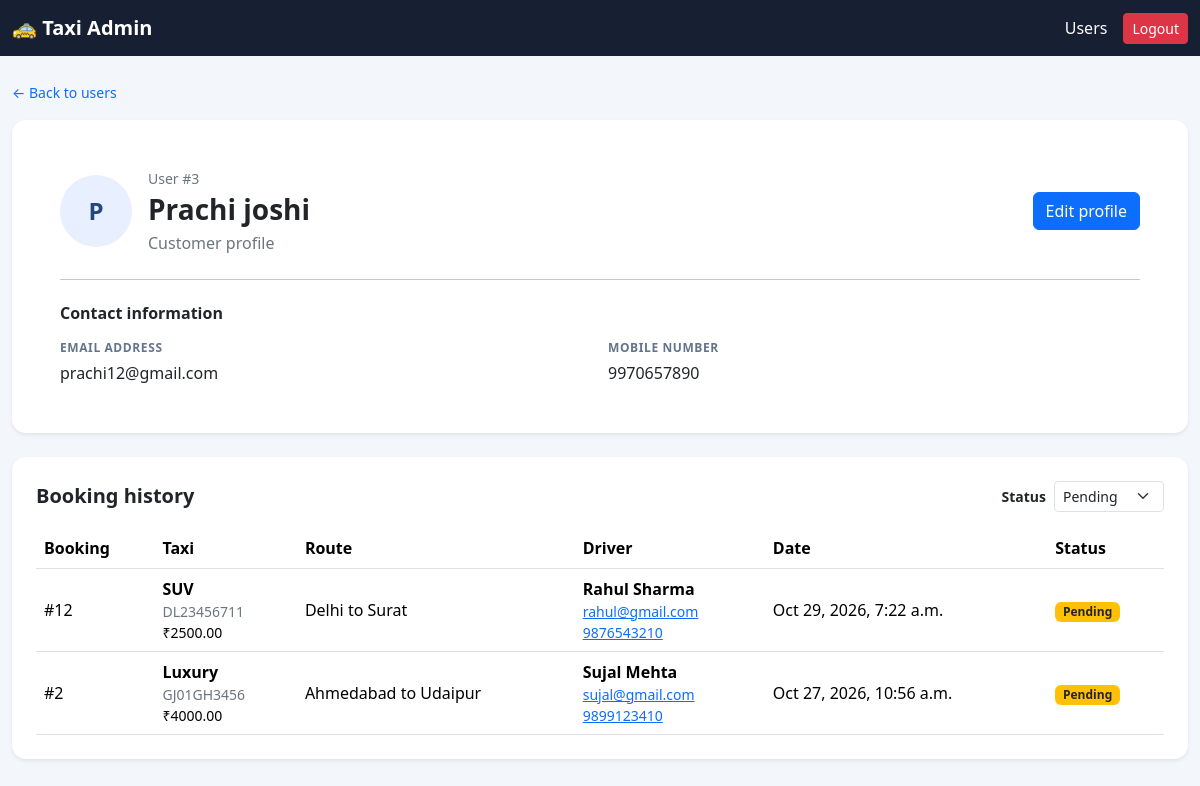
The page /users/3/ (signed in) on the database as committed earlier.
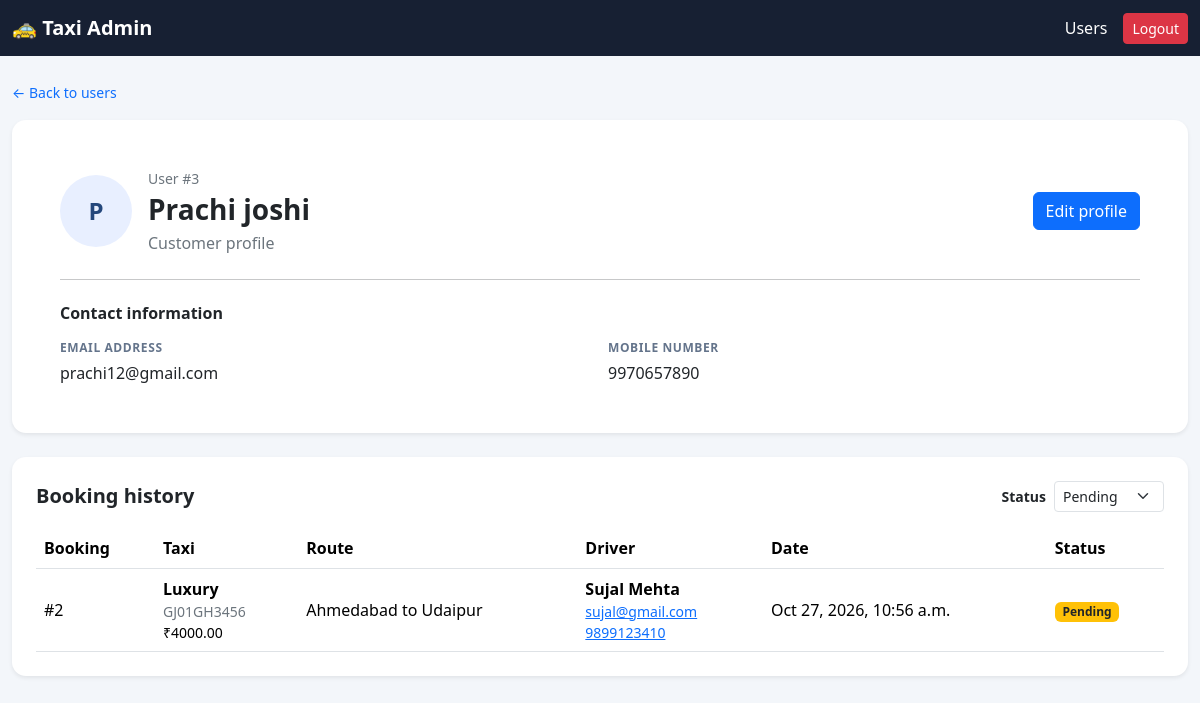
The same page on the database as committed later.
### core/models.py (models this page shows, shortened)
class Booking(models.Model):
    STATUS_CHOICES = [
        ('Pending', 'Pending'),
        ('Approved', 'Approved'),
        ('Rejected', 'Rejected'),
        ('Cancelled', 'Cancelled'),
    ]
    user = models.ForeignKey(
        'core.User',
        on_delete=models.CASCADE,
        related_name='bookings'
    )
    taxi = models.ForeignKey(
        'core.Taxi',
        on_delete=models.CASCADE,
        related_name='bookings'
    )
    date = models.DateTimeField(auto_now_add=True)
    status = models.CharField(
        max_length=20,
        choices=STATUS_CHOICES,
        default='Pending'
    )

class Taxi(models.Model):
    number = models.CharField(max_length=20, unique=True)
    type = models.CharField(max_length=50)
    source = models.CharField(max_length=100)
    destination = models.CharField(max_length=100)
    price = models.DecimalField(max_digits=10, decimal_places=2)
    availability = models.BooleanField(default=True)
    driver = models.ForeignKey(
        Driver,
        on_delete=models.CASCADE,
        related_name='taxis',
    )

class Driver(models.Model):
    name = models.CharField(max_length=100)
    email = models.EmailField(unique=True)
    license_number = models.CharField(
        max_length=50,
        unique=True
    )
    mobile = models.CharField(max_length=15)
    taxi_number = models.CharField(max_length=20, blank=True)
    password = models.CharField(max_length=128)

### core/views.py (the view)
# urls.py: path('users/<int:user_id>/', views.admin_user_detail, name='admin_user_detail'),
@user_passes_test(lambda user: user.is_authenticated and user.is_staff,
                  login_url='admin_login')
def admin_user_detail(request, user_id):
    user = get_object_or_404(User, pk=user_id)
    bookings = user.bookings.select_related(
        'taxi',
        'taxi__driver',
    ).order_by('-date')
    status_filter = request.GET.get('status', 'Pending')
    if status_filter != 'all':
        if status_filter not in dict(Booking.STATUS_CHOICES):
            status_filter = 'Pending'
        bookings = bookings.filter(status=status_filter)
    return render(
        request,
        'core/admin_user_detail.html',
        {
            'user_record': user,
            'bookings': bookings,
            'status_filter': status_filter,
            'booking_statuses': Booking.STATUS_CHOICES,
        },
    )

### core/templates/core/admin_user_detail.html (shortened to what the changed rows need)
<!DOCTYPE html>
<html lang="en">
<head>
    <link href="https://cdn.jsdelivr.net/npm/bootstrap@5.3.3/dist/css/bootstrap.min.css"
          rel="stylesheet">
</head>
<body>
<main class="container-xxl py-4">
    <section class="card profile-card shadow-sm mt-3">
        <div class="card-body p-4 p-md-5">
            <header class="d-flex flex-wrap align-items-center gap-3 mb-4">
                <div>
                    <h1 class="h3 fw-bold mb-1">{{ user_record.name }}</h1>
                </div>
            </header>
            <h2 class="h6 fw-bold mb-3">Contact information</h2>
        </div>
    </section>
    <section class="card profile-card shadow-sm mt-4">
        <div class="card-body p-4">
            <div class="d-flex flex-wrap justify-content-between align-items-center gap-2 mb-3">
                <h2 class="h5 fw-bold mb-0">Booking history</h2>
            </div>
            {% if bookings %}
                <div class="table-responsive">
                    <table class="table align-middle mb-0">
                        <thead>
                            <tr>
                                <th>Booking</th>
                                <th>Taxi</th>
                                <th>Route</th>
                                <th>Driver</th>
                                <th>Date</th>
                                <th>Status</th>
                            </tr>
                        </thead>
                        <tbody>
                            {% for booking in bookings %}
                                <tr>
                                    <td>#{{ booking.pk }}</td>
                                    <td>
                                        <div class="fw-semibold">{{ booking.taxi.type }}</div>
                                        <div class="small text-secondary">{{ booking.taxi.number }}</div>
                                        <div class="small">₹{{ booking.taxi.price }}</div>
                                    </td>
                                    <td>{{ booking.taxi.source }} to {{ booking.taxi.destination }}</td>
                                    <td>
                                        <div class="fw-semibold">{{ booking.taxi.driver.name }}</div>
                                        <a class="small d-block" href="mailto:{{ booking.taxi.driver.email }}">{{ booking.taxi.driver.email }}</a>
                                        <a class="small d-block" href="tel:{{ booking.taxi.driver.mobile }}">{{ booking.taxi.driver.mobile }}</a>
                                    </td>
                                    <td>{{ booking.date|date:"M j, Y, g:i a" }}</td>
                                    <td>
                                        {% if booking.status == 'Approved' %}
                                            <span class="badge text-bg-success">{{ booking.status }}</span>
                                        {% elif booking.status == 'Cancelled' %}
                                            <span class="badge text-bg-danger">{{ booking.status }}</span>
                                        {% else %}
                                            <span class="badge text-bg-warning text-dark">{{ booking.status }}</span>
                                        {% endif %}
                                    </td>
                                </tr>
                            {% endfor %}
                        </tbody>
                    </table>
                </div>
            {% endif %}
        </div>
    </section>
</main>
</body>
</html>

Rows that differ between the two databases and show on the page:
removed Booking: pk "12", taxi.type "SUV", taxi.number "DL23456711", taxi.price "2500.00", taxi.source "Delhi", taxi.destination "Surat", taxi.driver.name "Rahul Sharma", taxi.driver.email "rahul@gmail.com", taxi.driver.mobile "9876543210", date "Oct 29, 2026, 7:22 a.m.", status "Pending"
